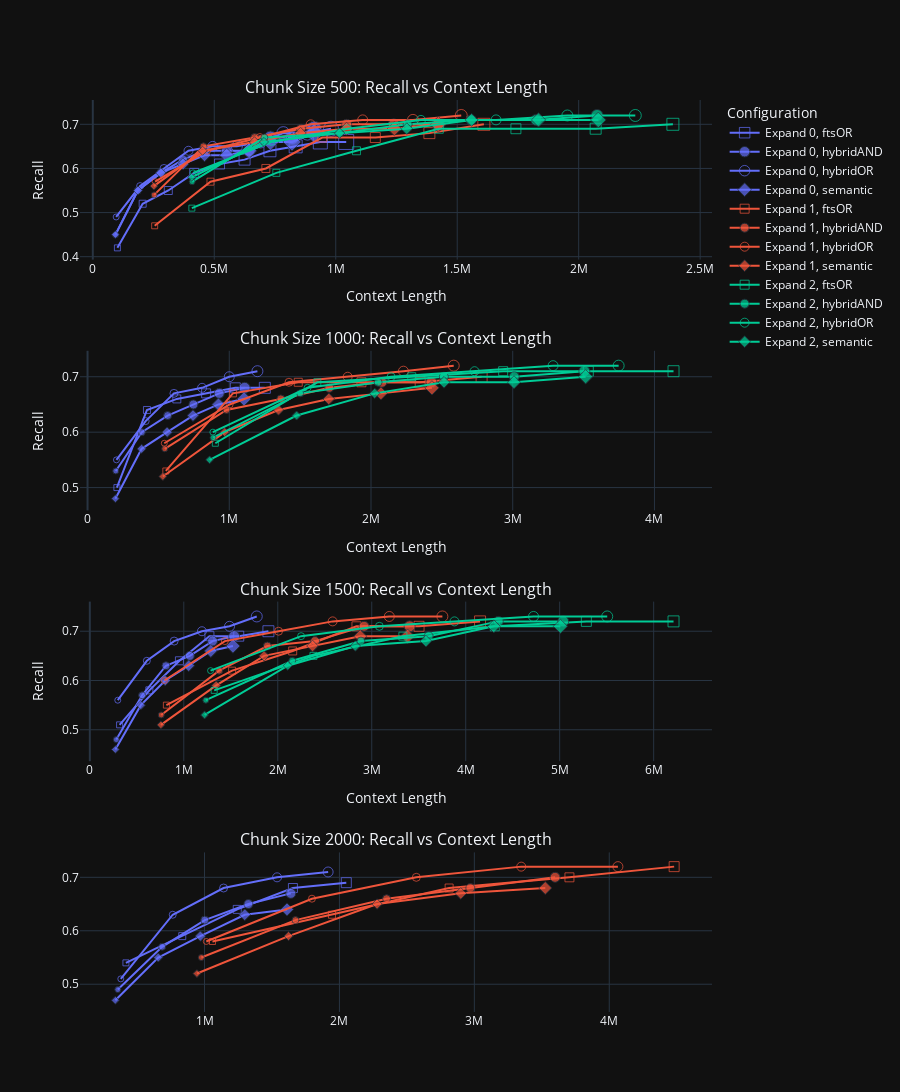

This figure's notebook cell:
### Code cell
plot_results(df_summary)

### Figure 1 — Plotly figure (JSON) as saved in the notebook; plotly's stock layout.template omitted (floating-point values rounded to 4 significant figures)
{"data": [{"customdata": [[0, 1], [0, 2], [0, 3], [0, 4], [0, 5], [0, 6], [0, 7], [0, 8], [0, 9], [0, 10]], "hovertemplate": "Context Length: %{x:,}<br>Recall: %{y:.3f}<br>Search: ftsOR<br>Expand: %{customdata[0]}<br>Limit: %{customdata[1]}", "marker": {"color": "#636EFA", "size": [6, 7, 8, 9, 10, 11, 12, 13, 14, 15], "symbol": "square-open"}, "mode": "markers+lines", "name": "Expand 0, ftsOR", "showlegend": true, "type": "scatter", "x": [101261, 205266, 310710, 417449, 521732, 624771, 729163, 835053, 936598, 1043090], "xaxis": "x", "y": [0.42, 0.52, 0.55, 0.59, 0.61, 0.62, 0.64, 0.65, 0.66, 0.66], "yaxis": "y"}, {"customdata": [[0, 1], [0, 2], [0, 3], [0, 4], [0, 5], [0, 6], [0, 7], [0, 8], [0, 9], [0, 10]], "hovertemplate": "Context Length: %{x:,}<br>Recall: %{y:.3f}<br>Search: hybridAND<br>Expand: %{customdata[0]}<br>Limit: %{customdata[1]}", "marker": {"color": "#636EFA", "size": [6, 7, 8, 9, 10, 11, 12, 13, 14, 15], "symbol": "circle"}, "mode": "markers+lines", "name": "Expand 0, hybridAND", "showlegend": true, "type": "scatter", "x": [93728, 184952, 279982, 371355, 460657, 551552, 642950, 731572, 820972, 910901], "xaxis": "x", "y": [0.45, 0.55, 0.59, 0.62, 0.64, 0.64, 0.64, 0.67, 0.67, 0.69], "yaxis": "y"}, {"customdata": [[0, 1], [0, 2], [0, 3], [0, 4], [0, 5], [0, 6], [0, 7], [0, 8], [0, 9], [0, 10]], "hovertemplate": "Context Length: %{x:,}<br>Recall: %{y:.3f}<br>Search: hybridOR<br>Expand: %{customdata[0]}<br>Limit: %{customdata[1]}", "marker": {"color": "#636EFA", "size": [6, 7, 8, 9, 10, 11, 12, 13, 14, 15], "symbol": "circle-open"}, "mode": "markers+lines", "name": "Expand 0, hybridOR", "showlegend": true, "type": "scatter", "x": [96155, 194616, 293157, 393885, 493789, 592994, 690265, 784034, 883408, 980768], "xaxis": "x", "y": [0.49, 0.56, 0.6, 0.64, 0.65, 0.65, 0.66, 0.68, 0.68, 0.69], "yaxis": "y"}, {"customdata": [[0, 1], [0, 2], [0, 3], [0, 4], [0, 5], [0, 6], [0, 7], [0, 8], [0, 9], [0, 10]], "hovertemplate": "Context Length: %{x:,}<br>Recall: %{y:.3f}<br>Search: semantic<br>Expand: %{customdata[0]}<br>Limit: %{customdata[1]}", "marker": {"color": "#636EFA", "size": [6, 7, 8, 9, 10, 11, 12, 13, 14, 15], "symbol": "diamond"}, "mode": "markers+lines", "name": "Expand 0, semantic", "showlegend": true, "type": "scatter", "x": [92810, 185723, 280046, 371506, 459810, 551190, 643132, 730888, 819852, 910914], "xaxis": "x", "y": [0.45, 0.55, 0.59, 0.61, 0.63, 0.63, 0.64, 0.66, 0.66, 0.68], "yaxis": "y"}, {"customdata": [[1, 1], [1, 2], [1, 3], [1, 4], [1, 5], [1, 6], [1, 7]], "hovertemplate": "Context Length: %{x:,}<br>Recall: %{y:.3f}<br>Search: ftsOR<br>Expand: %{customdata[0]}<br>Limit: %{customdata[1]}", "marker": {"color": "#EF553B", "size": [6, 7, 8, 9, 10, 11, 12], "symbol": "square-open"}, "mode": "markers+lines", "name": "Expand 1, ftsOR", "showlegend": true, "type": "scatter", "x": [254644, 484361, 712327, 944298, 1162815, 1385473, 1609655], "xaxis": "x", "y": [0.47, 0.57, 0.6, 0.67, 0.67, 0.68, 0.7], "yaxis": "y"}, {"customdata": [[1, 1], [1, 2], [1, 3], [1, 4], [1, 5], [1, 6], [1, 7]], "hovertemplate": "Context Length: %{x:,}<br>Recall: %{y:.3f}<br>Search: hybridAND<br>Expand: %{customdata[0]}<br>Limit: %{customdata[1]}", "marker": {"color": "#EF553B", "size": [6, 7, 8, 9, 10, 11, 12], "symbol": "circle"}, "mode": "markers+lines", "name": "Expand 1, hybridAND", "showlegend": true, "type": "scatter", "x": [252561, 455402, 666024, 857391, 1045036, 1238670, 1420942], "xaxis": "x", "y": [0.54, 0.65, 0.67, 0.69, 0.7, 0.7, 0.7], "yaxis": "y"}, {"customdata": [[1, 1], [1, 2], [1, 3], [1, 4], [1, 5], [1, 6], [1, 7]], "hovertemplate": "Context Length: %{x:,}<br>Recall: %{y:.3f}<br>Search: hybridOR<br>Expand: %{customdata[0]}<br>Limit: %{customdata[1]}", "marker": {"color": "#EF553B", "size": [6, 7, 8, 9, 10, 11, 12], "symbol": "circle-open"}, "mode": "markers+lines", "name": "Expand 1, hybridOR", "showlegend": true, "type": "scatter", "x": [256468, 470136, 687671, 896925, 1110889, 1317829, 1516624], "xaxis": "x", "y": [0.57, 0.64, 0.67, 0.7, 0.71, 0.71, 0.72], "yaxis": "y"}, {"customdata": [[1, 1], [1, 2], [1, 3], [1, 4], [1, 5], [1, 6], [1, 7]], "hovertemplate": "Context Length: %{x:,}<br>Recall: %{y:.3f}<br>Search: semantic<br>Expand: %{customdata[0]}<br>Limit: %{customdata[1]}", "marker": {"color": "#EF553B", "size": [6, 7, 8, 9, 10, 11, 12], "symbol": "diamond"}, "mode": "markers+lines", "name": "Expand 1, semantic", "showlegend": true, "type": "scatter", "x": [251220, 452079, 665541, 854860, 1044672, 1241360, 1422292], "xaxis": "x", "y": [0.56, 0.64, 0.66, 0.68, 0.69, 0.69, 0.7], "yaxis": "y"}, {"customdata": [[2, 1], [2, 2], [2, 3], [2, 4], [2, 5], [2, 6], [2, 7]], "hovertemplate": "Context Length: %{x:,}<br>Recall: %{y:.3f}<br>Search: ftsOR<br>Expand: %{customdata[0]}<br>Limit: %{customdata[1]}", "marker": {"color": "#00CC96", "size": [6, 7, 8, 9, 10, 11, 12], "symbol": "square-open"}, "mode": "markers+lines", "name": "Expand 2, ftsOR", "showlegend": true, "type": "scatter", "x": [407794, 755533, 1085186, 1424050, 1741655, 2069900, 2387799], "xaxis": "x", "y": [0.51, 0.59, 0.64, 0.69, 0.69, 0.69, 0.7], "yaxis": "y"}, {"customdata": [[2, 1], [2, 2], [2, 3], [2, 4], [2, 5], [2, 6], [2, 7]], "hovertemplate": "Context Length: %{x:,}<br>Recall: %{y:.3f}<br>Search: hybridAND<br>Expand: %{customdata[0]}<br>Limit: %{customdata[1]}", "marker": {"color": "#00CC96", "size": [6, 7, 8, 9, 10, 11, 12], "symbol": "circle"}, "mode": "markers+lines", "name": "Expand 2, hybridAND", "showlegend": true, "type": "scatter", "x": [408935, 706290, 1015706, 1295938, 1556168, 1825039, 2075636], "xaxis": "x", "y": [0.57, 0.67, 0.68, 0.7, 0.71, 0.71, 0.72], "yaxis": "y"}, {"customdata": [[2, 1], [2, 2], [2, 3], [2, 4], [2, 5], [2, 6], [2, 7]], "hovertemplate": "Context Length: %{x:,}<br>Recall: %{y:.3f}<br>Search: hybridOR<br>Expand: %{customdata[0]}<br>Limit: %{customdata[1]}", "marker": {"color": "#00CC96", "size": [6, 7, 8, 9, 10, 11, 12], "symbol": "circle-open"}, "mode": "markers+lines", "name": "Expand 2, hybridOR", "showlegend": true, "type": "scatter", "x": [412487, 734528, 1048056, 1350741, 1659888, 1953357, 2233008], "xaxis": "x", "y": [0.59, 0.66, 0.69, 0.71, 0.71, 0.72, 0.72], "yaxis": "y"}, {"customdata": [[2, 1], [2, 2], [2, 3], [2, 4], [2, 5], [2, 6], [2, 7]], "hovertemplate": "Context Length: %{x:,}<br>Recall: %{y:.3f}<br>Search: semantic<br>Expand: %{customdata[0]}<br>Limit: %{customdata[1]}", "marker": {"color": "#00CC96", "size": [6, 7, 8, 9, 10, 11, 12], "symbol": "diamond"}, "mode": "markers+lines", "name": "Expand 2, semantic", "showlegend": true, "type": "scatter", "x": [407002, 704697, 1015791, 1292388, 1559399, 1834676, 2080690], "xaxis": "x", "y": [0.58, 0.66, 0.68, 0.69, 0.71, 0.71, 0.71], "yaxis": "y"}, {"customdata": [[0, 1], [0, 2], [0, 3], [0, 4], [0, 5], [0, 6]], "hovertemplate": "Context Length: %{x:,}<br>Recall: %{y:.3f}<br>Search: ftsOR<br>Expand: %{customdata[0]}<br>Limit: %{customdata[1]}", "marker": {"color": "#636EFA", "size": [6, 7, 8, 9, 10, 11], "symbol": "square-open"}, "mode": "markers+lines", "name": "Expand 0, ftsOR", "showlegend": false, "type": "scatter", "x": [207089, 419313, 630127, 836674, 1042621, 1250896], "xaxis": "x2", "y": [0.5, 0.64, 0.66, 0.67, 0.68, 0.68], "yaxis": "y2"}, {"customdata": [[0, 1], [0, 2], [0, 3], [0, 4], [0, 5], [0, 6]], "hovertemplate": "Context Length: %{x:,}<br>Recall: %{y:.3f}<br>Search: hybridAND<br>Expand: %{customdata[0]}<br>Limit: %{customdata[1]}", "marker": {"color": "#636EFA", "size": [6, 7, 8, 9, 10, 11], "symbol": "circle"}, "mode": "markers+lines", "name": "Expand 0, hybridAND", "showlegend": false, "type": "scatter", "x": [199393, 382842, 565177, 747063, 929249, 1108745], "xaxis": "x2", "y": [0.53, 0.6, 0.63, 0.65, 0.67, 0.68], "yaxis": "y2"}, {"customdata": [[0, 1], [0, 2], [0, 3], [0, 4], [0, 5], [0, 6]], "hovertemplate": "Context Length: %{x:,}<br>Recall: %{y:.3f}<br>Search: hybridOR<br>Expand: %{customdata[0]}<br>Limit: %{customdata[1]}", "marker": {"color": "#636EFA", "size": [6, 7, 8, 9, 10, 11], "symbol": "circle-open"}, "mode": "markers+lines", "name": "Expand 0, hybridOR", "showlegend": false, "type": "scatter", "x": [204012, 410116, 609730, 808248, 1000082, 1198594], "xaxis": "x2", "y": [0.55, 0.62, 0.67, 0.68, 0.7, 0.71], "yaxis": "y2"}, {"customdata": [[0, 1], [0, 2], [0, 3], [0, 4], [0, 5], [0, 6]], "hovertemplate": "Context Length: %{x:,}<br>Recall: %{y:.3f}<br>Search: semantic<br>Expand: %{customdata[0]}<br>Limit: %{customdata[1]}", "marker": {"color": "#636EFA", "size": [6, 7, 8, 9, 10, 11], "symbol": "diamond"}, "mode": "markers+lines", "name": "Expand 0, semantic", "showlegend": false, "type": "scatter", "x": [196266, 381530, 561881, 744094, 923715, 1104402], "xaxis": "x2", "y": [0.48, 0.57, 0.6, 0.63, 0.65, 0.66], "yaxis": "y2"}, {"customdata": [[1, 1], [1, 2], [1, 3], [1, 4], [1, 5], [1, 6]], "hovertemplate": "Context Length: %{x:,}<br>Recall: %{y:.3f}<br>Search: ftsOR<br>Expand: %{customdata[0]}<br>Limit: %{customdata[1]}", "marker": {"color": "#EF553B", "size": [6, 7, 8, 9, 10, 11], "symbol": "square-open"}, "mode": "markers+lines", "name": "Expand 1, ftsOR", "showlegend": false, "type": "scatter", "x": [552418, 1025796, 1486802, 1932714, 2347176, 2780470], "xaxis": "x2", "y": [0.53, 0.67, 0.69, 0.69, 0.69, 0.7], "yaxis": "y2"}, {"customdata": [[1, 1], [1, 2], [1, 3], [1, 4], [1, 5], [1, 6]], "hovertemplate": "Context Length: %{x:,}<br>Recall: %{y:.3f}<br>Search: hybridAND<br>Expand: %{customdata[0]}<br>Limit: %{customdata[1]}", "marker": {"color": "#EF553B", "size": [6, 7, 8, 9, 10, 11], "symbol": "circle"}, "mode": "markers+lines", "name": "Expand 1, hybridAND", "showlegend": false, "type": "scatter", "x": [544746, 980447, 1363633, 1705837, 2076721, 2426260], "xaxis": "x2", "y": [0.57, 0.64, 0.66, 0.68, 0.69, 0.69], "yaxis": "y2"}, {"customdata": [[1, 1], [1, 2], [1, 3], [1, 4], [1, 5], [1, 6]], "hovertemplate": "Context Length: %{x:,}<br>Recall: %{y:.3f}<br>Search: hybridOR<br>Expand: %{customdata[0]}<br>Limit: %{customdata[1]}", "marker": {"color": "#EF553B", "size": [6, 7, 8, 9, 10, 11], "symbol": "circle-open"}, "mode": "markers+lines", "name": "Expand 1, hybridOR", "showlegend": false, "type": "scatter", "x": [541303, 1002550, 1421178, 1835447, 2228839, 2583742], "xaxis": "x2", "y": [0.58, 0.65, 0.69, 0.7, 0.71, 0.72], "yaxis": "y2"}, {"customdata": [[1, 1], [1, 2], [1, 3], [1, 4], [1, 5], [1, 6]], "hovertemplate": "Context Length: %{x:,}<br>Recall: %{y:.3f}<br>Search: semantic<br>Expand: %{customdata[0]}<br>Limit: %{customdata[1]}", "marker": {"color": "#EF553B", "size": [6, 7, 8, 9, 10, 11], "symbol": "diamond"}, "mode": "markers+lines", "name": "Expand 1, semantic", "showlegend": false, "type": "scatter", "x": [531530, 967780, 1347442, 1702384, 2070157, 2430017], "xaxis": "x2", "y": [0.52, 0.6, 0.64, 0.66, 0.67, 0.68], "yaxis": "y2"}, {"customdata": [[2, 1], [2, 2], [2, 3], [2, 4], [2, 5], [2, 6]], "hovertemplate": "Context Length: %{x:,}<br>Recall: %{y:.3f}<br>Search: ftsOR<br>Expand: %{customdata[0]}<br>Limit: %{customdata[1]}", "marker": {"color": "#00CC96", "size": [6, 7, 8, 9, 10, 11], "symbol": "square-open"}, "mode": "markers+lines", "name": "Expand 2, ftsOR", "showlegend": false, "type": "scatter", "x": [901724, 1621348, 2287772, 2932583, 3533285, 4134520], "xaxis": "x2", "y": [0.58, 0.69, 0.7, 0.71, 0.71, 0.71], "yaxis": "y2"}, {"customdata": [[2, 1], [2, 2], [2, 3], [2, 4], [2, 5], [2, 6]], "hovertemplate": "Context Length: %{x:,}<br>Recall: %{y:.3f}<br>Search: hybridAND<br>Expand: %{customdata[0]}<br>Limit: %{customdata[1]}", "marker": {"color": "#00CC96", "size": [6, 7, 8, 9, 10, 11], "symbol": "circle"}, "mode": "markers+lines", "name": "Expand 2, hybridAND", "showlegend": false, "type": "scatter", "x": [885472, 1500517, 2050311, 2514090, 3010597, 3505365], "xaxis": "x2", "y": [0.59, 0.67, 0.69, 0.7, 0.7, 0.71], "yaxis": "y2"}, {"customdata": [[2, 1], [2, 2], [2, 3], [2, 4], [2, 5], [2, 6]], "hovertemplate": "Context Length: %{x:,}<br>Recall: %{y:.3f}<br>Search: hybridOR<br>Expand: %{customdata[0]}<br>Limit: %{customdata[1]}", "marker": {"color": "#00CC96", "size": [6, 7, 8, 9, 10, 11], "symbol": "circle-open"}, "mode": "markers+lines", "name": "Expand 2, hybridOR", "showlegend": false, "type": "scatter", "x": [884263, 1552441, 2141778, 2730557, 3284727, 3747253], "xaxis": "x2", "y": [0.6, 0.68, 0.7, 0.71, 0.72, 0.72], "yaxis": "y2"}, {"customdata": [[2, 1], [2, 2], [2, 3], [2, 4], [2, 5], [2, 6]], "hovertemplate": "Context Length: %{x:,}<br>Recall: %{y:.3f}<br>Search: semantic<br>Expand: %{customdata[0]}<br>Limit: %{customdata[1]}", "marker": {"color": "#00CC96", "size": [6, 7, 8, 9, 10, 11], "symbol": "diamond"}, "mode": "markers+lines", "name": "Expand 2, semantic", "showlegend": false, "type": "scatter", "x": [861126, 1475115, 2026204, 2515230, 3008991, 3514411], "xaxis": "x2", "y": [0.55, 0.63, 0.67, 0.69, 0.69, 0.7], "yaxis": "y2"}, {"customdata": [[0, 1], [0, 2], [0, 3], [0, 4], [0, 5], [0, 6]], "hovertemplate": "Context Length: %{x:,}<br>Recall: %{y:.3f}<br>Search: ftsOR<br>Expand: %{customdata[0]}<br>Limit: %{customdata[1]}", "marker": {"color": "#636EFA", "size": [6, 7, 8, 9, 10, 11], "symbol": "square-open"}, "mode": "markers+lines", "name": "Expand 0, ftsOR", "showlegend": false, "type": "scatter", "x": [316724, 633575, 953272, 1272876, 1584864, 1900441], "xaxis": "x3", "y": [0.51, 0.58, 0.64, 0.69, 0.69, 0.7], "yaxis": "y3"}, {"customdata": [[0, 1], [0, 2], [0, 3], [0, 4], [0, 5], [0, 6]], "hovertemplate": "Context Length: %{x:,}<br>Recall: %{y:.3f}<br>Search: hybridAND<br>Expand: %{customdata[0]}<br>Limit: %{customdata[1]}", "marker": {"color": "#636EFA", "size": [6, 7, 8, 9, 10, 11], "symbol": "circle"}, "mode": "markers+lines", "name": "Expand 0, hybridAND", "showlegend": false, "type": "scatter", "x": [281880, 556509, 810083, 1063703, 1305678, 1535653], "xaxis": "x3", "y": [0.48, 0.57, 0.63, 0.65, 0.68, 0.69], "yaxis": "y3"}, {"customdata": [[0, 1], [0, 2], [0, 3], [0, 4], [0, 5], [0, 6]], "hovertemplate": "Context Length: %{x:,}<br>Recall: %{y:.3f}<br>Search: hybridOR<br>Expand: %{customdata[0]}<br>Limit: %{customdata[1]}", "marker": {"color": "#636EFA", "size": [6, 7, 8, 9, 10, 11], "symbol": "circle-open"}, "mode": "markers+lines", "name": "Expand 0, hybridOR", "showlegend": false, "type": "scatter", "x": [297418, 606786, 897156, 1193111, 1486709, 1776417], "xaxis": "x3", "y": [0.56, 0.64, 0.68, 0.7, 0.71, 0.73], "yaxis": "y3"}, {"customdata": [[0, 1], [0, 2], [0, 3], [0, 4], [0, 5], [0, 6]], "hovertemplate": "Context Length: %{x:,}<br>Recall: %{y:.3f}<br>Search: semantic<br>Expand: %{customdata[0]}<br>Limit: %{customdata[1]}", "marker": {"color": "#636EFA", "size": [6, 7, 8, 9, 10, 11], "symbol": "diamond"}, "mode": "markers+lines", "name": "Expand 0, semantic", "showlegend": false, "type": "scatter", "x": [271641, 542733, 802144, 1052255, 1287372, 1523111], "xaxis": "x3", "y": [0.46, 0.55, 0.6, 0.63, 0.66, 0.67], "yaxis": "y3"}, {"customdata": [[1, 1], [1, 2], [1, 3], [1, 4], [1, 5], [1, 6]], "hovertemplate": "Context Length: %{x:,}<br>Recall: %{y:.3f}<br>Search: ftsOR<br>Expand: %{customdata[0]}<br>Limit: %{customdata[1]}", "marker": {"color": "#EF553B", "size": [6, 7, 8, 9, 10, 11], "symbol": "square-open"}, "mode": "markers+lines", "name": "Expand 1, ftsOR", "showlegend": false, "type": "scatter", "x": [814638, 1514486, 2158880, 2837294, 3503427, 4152761], "xaxis": "x3", "y": [0.55, 0.62, 0.66, 0.71, 0.71, 0.72], "yaxis": "y3"}, {"customdata": [[1, 1], [1, 2], [1, 3], [1, 4], [1, 5], [1, 6]], "hovertemplate": "Context Length: %{x:,}<br>Recall: %{y:.3f}<br>Search: hybridAND<br>Expand: %{customdata[0]}<br>Limit: %{customdata[1]}", "marker": {"color": "#EF553B", "size": [6, 7, 8, 9, 10, 11], "symbol": "circle"}, "mode": "markers+lines", "name": "Expand 1, hybridAND", "showlegend": false, "type": "scatter", "x": [759893, 1375900, 1889171, 2396795, 2918881, 3403145], "xaxis": "x3", "y": [0.53, 0.62, 0.67, 0.68, 0.71, 0.71], "yaxis": "y3"}, {"customdata": [[1, 1], [1, 2], [1, 3], [1, 4], [1, 5], [1, 6]], "hovertemplate": "Context Length: %{x:,}<br>Recall: %{y:.3f}<br>Search: hybridOR<br>Expand: %{customdata[0]}<br>Limit: %{customdata[1]}", "marker": {"color": "#EF553B", "size": [6, 7, 8, 9, 10, 11], "symbol": "circle-open"}, "mode": "markers+lines", "name": "Expand 1, hybridOR", "showlegend": false, "type": "scatter", "x": [793262, 1437021, 2008436, 2583764, 3186683, 3751622], "xaxis": "x3", "y": [0.6, 0.68, 0.7, 0.72, 0.73, 0.73], "yaxis": "y3"}, {"customdata": [[1, 1], [1, 2], [1, 3], [1, 4], [1, 5], [1, 6]], "hovertemplate": "Context Length: %{x:,}<br>Recall: %{y:.3f}<br>Search: semantic<br>Expand: %{customdata[0]}<br>Limit: %{customdata[1]}", "marker": {"color": "#EF553B", "size": [6, 7, 8, 9, 10, 11], "symbol": "diamond"}, "mode": "markers+lines", "name": "Expand 1, semantic", "showlegend": false, "type": "scatter", "x": [756651, 1345267, 1854370, 2370040, 2877233, 3380674], "xaxis": "x3", "y": [0.51, 0.59, 0.65, 0.67, 0.69, 0.69], "yaxis": "y3"}, {"customdata": [[2, 1], [2, 2], [2, 3], [2, 4], [2, 5], [2, 6]], "hovertemplate": "Context Length: %{x:,}<br>Recall: %{y:.3f}<br>Search: ftsOR<br>Expand: %{customdata[0]}<br>Limit: %{customdata[1]}", "marker": {"color": "#00CC96", "size": [6, 7, 8, 9, 10, 11], "symbol": "square-open"}, "mode": "markers+lines", "name": "Expand 2, ftsOR", "showlegend": false, "type": "scatter", "x": [1323372, 2379814, 3331361, 4309163, 5283771, 6211353], "xaxis": "x3", "y": [0.58, 0.65, 0.69, 0.71, 0.72, 0.72], "yaxis": "y3"}, {"customdata": [[2, 1], [2, 2], [2, 3], [2, 4], [2, 5], [2, 6]], "hovertemplate": "Context Length: %{x:,}<br>Recall: %{y:.3f}<br>Search: hybridAND<br>Expand: %{customdata[0]}<br>Limit: %{customdata[1]}", "marker": {"color": "#00CC96", "size": [6, 7, 8, 9, 10, 11], "symbol": "circle"}, "mode": "markers+lines", "name": "Expand 2, hybridAND", "showlegend": false, "type": "scatter", "x": [1234633, 2154297, 2885068, 3605138, 4346548, 5037309], "xaxis": "x3", "y": [0.56, 0.64, 0.68, 0.69, 0.72, 0.72], "yaxis": "y3"}, {"customdata": [[2, 1], [2, 2], [2, 3], [2, 4], [2, 5], [2, 6]], "hovertemplate": "Context Length: %{x:,}<br>Recall: %{y:.3f}<br>Search: hybridOR<br>Expand: %{customdata[0]}<br>Limit: %{customdata[1]}", "marker": {"color": "#00CC96", "size": [6, 7, 8, 9, 10, 11], "symbol": "circle-open"}, "mode": "markers+lines", "name": "Expand 2, hybridOR", "showlegend": false, "type": "scatter", "x": [1284793, 2247909, 3081366, 3880317, 4721540, 5505773], "xaxis": "x3", "y": [0.62, 0.69, 0.71, 0.72, 0.73, 0.73], "yaxis": "y3"}, {"customdata": [[2, 1], [2, 2], [2, 3], [2, 4], [2, 5], [2, 6]], "hovertemplate": "Context Length: %{x:,}<br>Recall: %{y:.3f}<br>Search: semantic<br>Expand: %{customdata[0]}<br>Limit: %{customdata[1]}", "marker": {"color": "#00CC96", "size": [6, 7, 8, 9, 10, 11], "symbol": "diamond"}, "mode": "markers+lines", "name": "Expand 2, semantic", "showlegend": false, "type": "scatter", "x": [1220883, 2106192, 2825608, 3576425, 4298968, 5007794], "xaxis": "x3", "y": [0.53, 0.63, 0.67, 0.68, 0.71, 0.71], "yaxis": "y3"}, {"customdata": [[0, 1], [0, 2], [0, 3], [0, 4], [0, 5]], "hovertemplate": "Context Length: %{x:,}<br>Recall: %{y:.3f}<br>Search: ftsOR<br>Expand: %{customdata[0]}<br>Limit: %{customdata[1]}", "marker": {"color": "#636EFA", "size": [6, 7, 8, 9, 10], "symbol": "square-open"}, "mode": "markers+lines", "name": "Expand 0, ftsOR", "showlegend": false, "type": "scatter", "x": [417439, 835029, 1242554, 1655222, 2050884], "xaxis": "x4", "y": [0.54, 0.59, 0.64, 0.68, 0.69], "yaxis": "y4"}, {"customdata": [[0, 1], [0, 2], [0, 3], [0, 4], [0, 5]], "hovertemplate": "Context Length: %{x:,}<br>Recall: %{y:.3f}<br>Search: hybridAND<br>Expand: %{customdata[0]}<br>Limit: %{customdata[1]}", "marker": {"color": "#636EFA", "size": [6, 7, 8, 9, 10], "symbol": "circle"}, "mode": "markers+lines", "name": "Expand 0, hybridAND", "showlegend": false, "type": "scatter", "x": [357545, 686117, 1001934, 1325340, 1639462], "xaxis": "x4", "y": [0.49, 0.57, 0.62, 0.65, 0.67], "yaxis": "y4"}, {"customdata": [[0, 1], [0, 2], [0, 3], [0, 4], [0, 5]], "hovertemplate": "Context Length: %{x:,}<br>Recall: %{y:.3f}<br>Search: hybridOR<br>Expand: %{customdata[0]}<br>Limit: %{customdata[1]}", "marker": {"color": "#636EFA", "size": [6, 7, 8, 9, 10], "symbol": "circle-open"}, "mode": "markers+lines", "name": "Expand 0, hybridOR", "showlegend": false, "type": "scatter", "x": [379452, 764450, 1141270, 1537688, 1916278], "xaxis": "x4", "y": [0.51, 0.63, 0.68, 0.7, 0.71], "yaxis": "y4"}, {"customdata": [[0, 1], [0, 2], [0, 3], [0, 4], [0, 5]], "hovertemplate": "Context Length: %{x:,}<br>Recall: %{y:.3f}<br>Search: semantic<br>Expand: %{customdata[0]}<br>Limit: %{customdata[1]}", "marker": {"color": "#636EFA", "size": [6, 7, 8, 9, 10], "symbol": "diamond"}, "mode": "markers+lines", "name": "Expand 0, semantic", "showlegend": false, "type": "scatter", "x": [339148, 657257, 969320, 1298095, 1611628], "xaxis": "x4", "y": [0.47, 0.55, 0.59, 0.63, 0.64], "yaxis": "y4"}, {"customdata": [[1, 1], [1, 2], [1, 3], [1, 4], [1, 5]], "hovertemplate": "Context Length: %{x:,}<br>Recall: %{y:.3f}<br>Search: ftsOR<br>Expand: %{customdata[0]}<br>Limit: %{customdata[1]}", "marker": {"color": "#EF553B", "size": [6, 7, 8, 9, 10], "symbol": "square-open"}, "mode": "markers+lines", "name": "Expand 1, ftsOR", "showlegend": false, "type": "scatter", "x": [1059010, 1944536, 2813106, 3704774, 4480898], "xaxis": "x4", "y": [0.58, 0.63, 0.68, 0.7, 0.72], "yaxis": "y4"}, {"customdata": [[1, 1], [1, 2], [1, 3], [1, 4], [1, 5]], "hovertemplate": "Context Length: %{x:,}<br>Recall: %{y:.3f}<br>Search: hybridAND<br>Expand: %{customdata[0]}<br>Limit: %{customdata[1]}", "marker": {"color": "#EF553B", "size": [6, 7, 8, 9, 10], "symbol": "circle"}, "mode": "markers+lines", "name": "Expand 1, hybridAND", "showlegend": false, "type": "scatter", "x": [976437, 1674221, 2349476, 2970182, 3598574], "xaxis": "x4", "y": [0.55, 0.62, 0.66, 0.68, 0.7], "yaxis": "y4"}, {"customdata": [[1, 1], [1, 2], [1, 3], [1, 4], [1, 5]], "hovertemplate": "Context Length: %{x:,}<br>Recall: %{y:.3f}<br>Search: hybridOR<br>Expand: %{customdata[0]}<br>Limit: %{customdata[1]}", "marker": {"color": "#EF553B", "size": [6, 7, 8, 9, 10], "symbol": "circle-open"}, "mode": "markers+lines", "name": "Expand 1, hybridOR", "showlegend": false, "type": "scatter", "x": [1013279, 1796170, 2569778, 3347447, 4063945], "xaxis": "x4", "y": [0.58, 0.66, 0.7, 0.72, 0.72], "yaxis": "y4"}, {"customdata": [[1, 1], [1, 2], [1, 3], [1, 4], [1, 5]], "hovertemplate": "Context Length: %{x:,}<br>Recall: %{y:.3f}<br>Search: semantic<br>Expand: %{customdata[0]}<br>Limit: %{customdata[1]}", "marker": {"color": "#EF553B", "size": [6, 7, 8, 9, 10], "symbol": "diamond"}, "mode": "markers+lines", "name": "Expand 1, semantic", "showlegend": false, "type": "scatter", "x": [943896, 1622899, 2279048, 2899145, 3525581], "xaxis": "x4", "y": [0.52, 0.59, 0.65, 0.67, 0.68], "yaxis": "y4"}], "layout": {"annotations": [{"font": {"size": 16}, "showarrow": false, "text": "Chunk Size 500: Recall vs Context Length", "x": 0.5, "xanchor": "center", "xref": "paper", "y": 1, "yanchor": "bottom", "yref": "paper"}, {"font": {"size": 16}, "showarrow": false, "text": "Chunk Size 1000: Recall vs Context Length", "x": 0.5, "xanchor": "center", "xref": "paper", "y": 0.725, "yanchor": "bottom", "yref": "paper"}, {"font": {"size": 16}, "showarrow": false, "text": "Chunk Size 1500: Recall vs Context Length", "x": 0.5, "xanchor": "center", "xref": "paper", "y": 0.45, "yanchor": "bottom", "yref": "paper"}, {"font": {"size": 16}, "showarrow": false, "text": "Chunk Size 2000: Recall vs Context Length", "x": 0.5, "xanchor": "center", "xref": "paper", "y": 0.175, "yanchor": "bottom", "yref": "paper"}], "height": 1200, "legend": {"title": {"text": "Configuration"}}, "showlegend": true, "xaxis": {"anchor": "y", "domain": [0, 1], "title": {"text": "Context Length"}}, "xaxis2": {"anchor": "y2", "domain": [0, 1], "title": {"text": "Context Length"}}, "xaxis3": {"anchor": "y3", "domain": [0, 1], "title": {"text": "Context Length"}}, "xaxis4": {"anchor": "y4", "domain": [0, 1]}, "yaxis": {"anchor": "x", "domain": [0.825, 1], "title": {"text": "Recall"}}, "yaxis2": {"anchor": "x2", "domain": [0.55, 0.725], "title": {"text": "Recall"}}, "yaxis3": {"anchor": "x3", "domain": [0.275, 0.45], "title": {"text": "Recall"}}, "yaxis4": {"anchor": "x4", "domain": [0, 0.175]}}}
